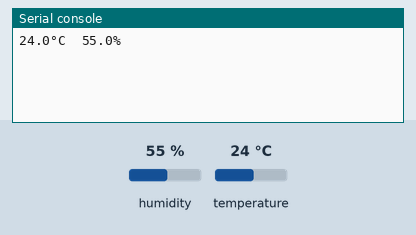
Simulated run of this program. Board: Raspberry Pi Pico running MicroPython. On the bench: the last lines printed to the serial console. The inputs (shaded band) are chosen by the test bench; at power-on: humidity 55 %, temperature 24 °C.

Above: at 1.2 s.
1.3 s: humidity set to 22 %
At 2.4 s:
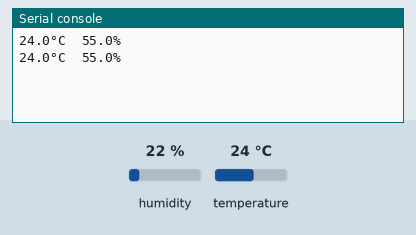
3.0 s: temperature set to 12 °C
At 4.5 s:
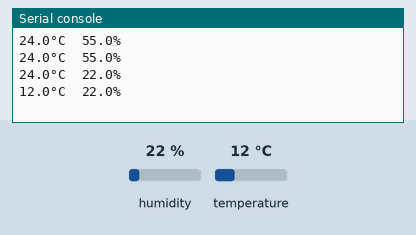
4.7 s: humidity set to 40 %
At 6.1 s:
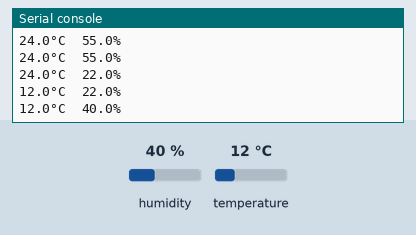
Timing chart, 0 to 7.7 s (numbered marks = the images above; inputs shaded):
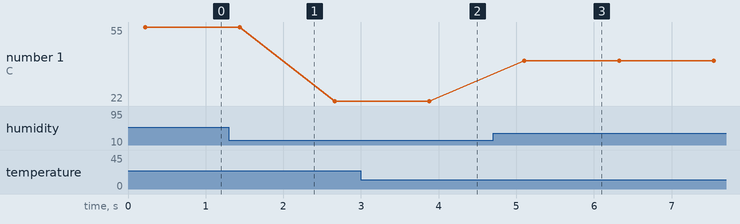

Measured:
- after the input at 3.0 s, the serial console: prints a new line after 0.88 s (image 2)
- after the input at 4.7 s, the serial console: prints a new line after 0.40 s (image 3)
- plotted number 1: 55 → 22 after the input at 1.3 s, 22 → 40 after the input at 4.7 s

The program:

GP9_DHT22.py
```python
from machine import Pin
import utime

from DHT22 import DHT22


dht22 = Pin(9, Pin.IN, Pin.PULL_UP)
dht22 = DHT22(dht22, Pin(9,Pin.OUT), dht11=False)

while True:
    T,H = dht22.read()
    if T is None:
        print(" sensor error")
    else:
        print("{:3.1f}°C  {:3.1f}%".format(T,H))

    #DHT22 not responsive if delay to short
    utime.sleep_ms(1000)
```
